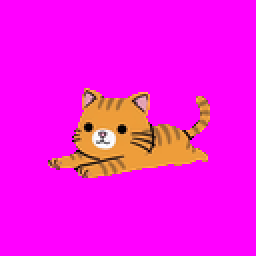
#> input picture assets/_frames/frame_001.png, 128 x 128 px (shown 2 times larger)
$ python -i extract_frames.py   (imports and definitions only)
#> lines starting #> are read from the running program, lines starting #| are printed output that depends on the picture; after the words box and inside, x2 and y2 are one past the last pixel; in counts of white or black regions, pixels touching at a corner belong together
"""
Extract all frames from video, remove background via flood fill + dilation,
output with magenta (#FF00FF) background to assets/_frames/.

Uses numpy/scipy for fast array operations.
"""
import subprocess
import sys
from pathlib import Path

import numpy as np
from PIL import Image
from scipy.ndimage import binary_dilation, label, generate_binary_structure

VIDEO_PATH = Path("vid/jimeng-2026-05-02-4411-0-2秒，猫猫伸懒腰，蜷缩休息，2-4秒，猫猫奔跑。猫猫始终在镜头正中央。背景纯....mp4")
OUTPUT_DIR = Path("assets/_frames")
MAGENTA = (255, 0, 255)

TOLERANCE = 14          # tolerance for clean background
DILATE = 2              # eat anti-aliasing fringe
TARGET_SIZE = 128       # resize to this before background removal


def extract_all_frames(video_path: Path, output_dir: Path) -> list[Path]:
    """Use ffmpeg to extract all frames to output_dir."""
    output_dir.mkdir(parents=True, exist_ok=True)
    pattern = output_dir / "frame_%03d.png"

    cmd = [
        "ffmpeg", "-y",
        "-i", str(video_path),
        "-vsync", "0",
        str(pattern),
    ]
    result = subprocess.run(
        cmd,
        stdout=subprocess.DEVNULL,
        stderr=subprocess.PIPE,
    )
    if result.returncode != 0:
        stderr_text = result.stderr.decode("utf-8", errors="replace") if result.stderr else ""
        print(f"ffmpeg error:\n{stderr_text}", file=sys.stderr)
        raise RuntimeError("ffmpeg failed")

    frames = sorted(output_dir.glob("frame_*.png"))
    print(f"Extracted {len(frames)} frames to {output_dir}")
    return frames


def remove_background(image_path: Path, target_size: int = None) -> Image.Image:
    """
    Remove background from image:
    1. Resize to target_size (optional)
    2. Sample bg reference from 4 corners
    3. Tolerance mask → edge-connected components → clean background
    4. Dilate mask to eat white anti-aliasing fringe
    5. Output RGBA with magenta background
    """
#> called with image_path = '../assets/_frames/frame_001.png'
    img = Image.open(image_path).convert("RGB")

    # Resize before background removal to avoid magenta bleeding during interpolation
    if target_size:
        img = img.resize((target_size, target_size), Image.LANCZOS)

    img_arr = np.array(img)  # (h, w, 3)
    h, w = img_arr.shape[:2]
#> h = 128; w = 128

    # Sample background reference from 4 corners
    corners = np.array([
        img_arr[0, 0],
        img_arr[0, w - 1],
        img_arr[h - 1, 0],
        img_arr[h - 1, w - 1],
    ])
#> corners = [[255, 0, 255], [255, 0, 255], [255, 0, 255], [255, 0, 255]]
    bg_ref = corners.mean(axis=0).astype(img_arr.dtype)
#> bg_ref = [255, 0, 255]

    # ── Step 1: low-tolerance background mask ──
    diff = np.abs(img_arr.astype(np.int16) - bg_ref.astype(np.int16))
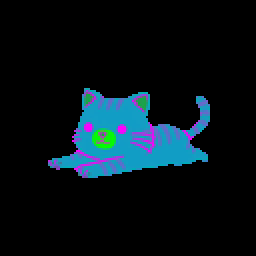
#> diff: shape (128, 128, 3) int16 (shown 2 times larger); mean R, G, B 6.1, 17.9, 23.9
    bg_mask = (diff <= TOLERANCE).all(axis=2)  # (h, w) bool
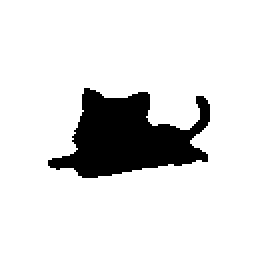
#> bg_mask: shape (128, 128) bool (shown 2 times larger); 87.4% white; 1 black region, box (x1, y1, x2, y2) and area: (24, 44, 105, 89) 2071

    # Keep only regions connected to the edges (true background)
    # Label connected components in bg_mask
    structure = generate_binary_structure(2, 1)
    labeled, num_features = label(bg_mask, structure=structure)
#> num_features = 1

    # Find which labels touch the edges
    edge_labels = set()
    edge_labels.update(labeled[0, :].ravel())
    edge_labels.update(labeled[-1, :].ravel())
    edge_labels.update(labeled[:, 0].ravel())
    edge_labels.update(labeled[:, -1].ravel())
    edge_labels.discard(0)  # 0 is background (non-mask)

    # Keep only edge-connected components
    edge_mask = np.isin(labeled, list(edge_labels))
    bg_before = int(edge_mask.sum())
#> bg_before = 14313

    # ── Step 2: dilate to eat white anti-aliasing fringe ──
    if DILATE > 0:
        bg_mask_dilated = binary_dilation(edge_mask, iterations=DILATE)
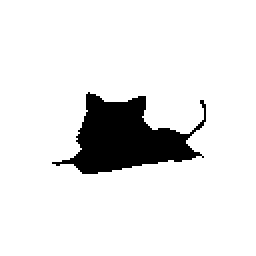
#> bg_mask_dilated: shape (128, 128) bool (shown 2 times larger); 90.3% white; 1 black region, box (x1, y1, x2, y2) and area: (26, 46, 103, 87) 1582
    else:
        bg_mask_dilated = edge_mask.copy()

    # ── Step 3: Build output ──
    # ── Step 3: Build output ──
    final_mask = bg_mask_dilated
    bg_after = int(final_mask.sum())
#> bg_after = 14802

    total = h * w
#> total = 16384
#> (the run stopped early here; a loop or call above may not have finished)
